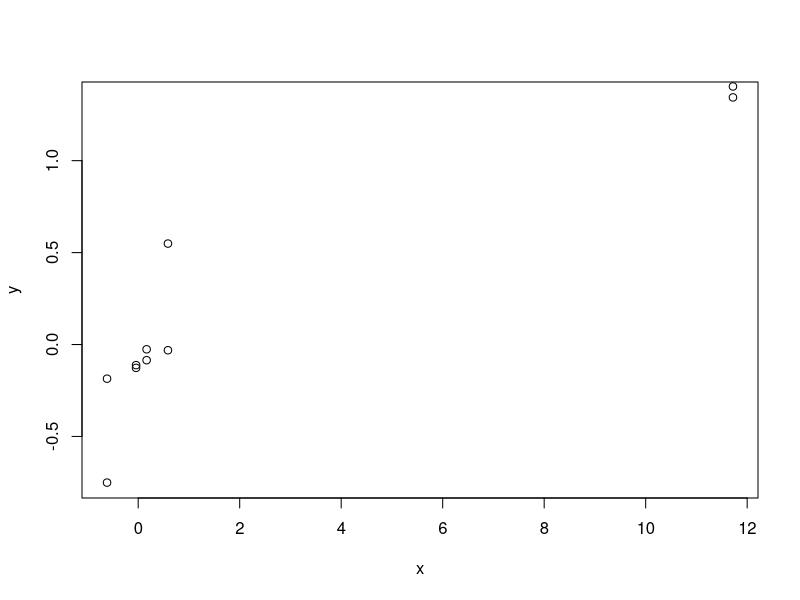

The R script that drew this image:
#Quiz 1

#Q1
x<-c(0.18,-1.54,0.42,.095)
w<-c(2,1,3,2)
sum(x*w)/sum(w) 
#The value of the mean minimizes the function

#Q2
x<-c(0.8,0.47,0.51,0.73,0.36,0.58,0.57,0.85,0.44,0.42)
y<-c(1.39,0.72,1.55,0.48,1.19,-1.59,1.23,-0.65,1.49,0.05) 
lm(y~x-1) 
#fit the regression thru the origin and get the slope 
#treating y as the outcome and x as the regressor
#add -1 to the regression formula to fit thru the origin

#Q3
data(mtcars)
cars<-lm(mpg~wt,mtcars) 
cars$coefficients[2] 
#fit the regression model with mpg as outcome and wt the
#predictor.Get the slope coefficient   

#Q4
#cov(x,y)=cor(x,y)*s(x)*s(y)
#cor(x,y)=0.05
#s(x)=0.5s(y)
#slope:cov(x,y)/(s(x)^2)=2*cor(x,y)*(s(x)^2)/s(x)^2)=0.25
# the sd of the predictor is 0.5 of outcome. 
#The correlation btw the 2 variables is 0.5. Get the
#slope coefficient

#Q5
1.5*0.4
#2 tests and scores nomarlized with mean =0 and var =1.
#Correlation btw the scores on 2 tests is 0.4.Get the 
#expected score on Quiz 2 for a score of 1.5 on Quiz 1.

#Q6
x<-c(8.58,10.46,9.01,9.64,8.86)
mean(x)/sd(x)  
#value of the first measurement if x normalized

#Q7
x<-c(0.8,0.47,0.51,0.73,0.36,0.58,0.57,0.85,0.44,0.42)
y<-c(1.39,0.72,1.55,0.48,1.19,-1.59,1.23,-0.65,1.49,0.05) 
lm(y~x)$coefficients
# the intercept for fitting the model with x as the
#predictor and y the outcome

#Q9
x<-c(0.8,0.47,0.51,0.73,0.36,0.58,0.57,0.85,0.44,0.42)
mean(x) 
# the value that minimizes the squared distances should be
#the mean

#Quiz 2

#Q1 & 2
x<-c(0.61,0.93,0.83,0.35,0.54,0.16,0.91,0.62,0.62)
y<-c(0.67,0.84,0.6,0.18,0.85,0.47,1.1,0.65,0.36) 
p<-lm(y~x) 
summary(p) 
#Get a p value for a 2 sided hypothesis test on whether
#beta 1 from a linear regression model is ) or not.
# Get the estimate of the residual standard deviation

#Q3
data(mtcars)
x<-mtcars$wt
y<-mtcars$mpg
fit<-lm(y~x)
predict(fit,data.frame(x=mean(x)),interval="confidence")
# fit a linear regression model of wt and mpg (outcome). 
#Get a 95% confidence interval for the expected mog at the
#average wt and the lower endpoint.

#Q4
?mtcars
# wt is 1000 lbs

#Q5
predict (fit,data.frame(x=mean(3)),interval="prediction") 
# mtcars dataset.a linear regression model with mpg as 
#predicted by wt(1000 lbs) . A new car(3000 lbs).Get a 95%
# prediction interval for its mpg and the upper endpoint

#Q6
fit2<-lm(y~I(x/2)) 
summary(fit2)$coef[2,1]-2*summary(fit2)$coef[2,2]

# mtcars dataset. a linear regression model with mpg as 
#predicted by wt (1000lbs). A short ton is 2000 lbs. Get a 
#95% confidence interval for the expected change in mpg per 
#1 short ton increase in wt and the lower endpoint

#Q7
summary(fit)$coefficients[2,1]

fit3<-lm(y~I(x/100))
summary(fit3)$coefficients[2,1] 

#Q8
#A outcome Y and predictor X and fit a linear regression
#model (Y=beta) + beta1X + c to obtain beta0 and beta1.
#What is the consequence to the subsequent slope and 
#intercept if the model is refitted with a new regressor
#X + c for some constant c ? the new intercept is 
#beta hat 0-c*beta hat1
#beta 0 = intercept; beta 1= slope; changing X value by
#+ c changes the intercept but not the slope

#Q9

fit0<-lm(data=mtcars,mpg~1)
fit1<-lm(data=mtcars,mpg~wt)
sqe0<-sum((mtcars$mpg-predict(fit0))^2) 
sqe1<-sum((mtcars$mpg-predict(fit1))^2)  
sqe1/sqe0

#mtcars dataset. mpg(outcome) and wt (predictor). What is
#the ratio of the sum of square^d errors (Yi -Yihat)^2
#when comparing a model with just an intercept 
#(denominator) to the model with the intercept and 
#slope (numerator) 
#Ask for residual variability/total variability 

#Quiz 3

#Q1
data(mtcars)
fit<-lm(mpg~as.factor(cyl)+wt,mtcars) 
summary(fit) 
#A model with mpg (outcome) that includes # of cyl as a
#factor variable and wt (cofounder).Give the adjusted
#estimate for the expected change in mpg comparing 8 cyl
#to 4 cyl

#Q2
fitAdj<-lm(mpg~as.factor(cyl) + wt,mtcars) 
fitNadj<-lm(mpg~as.factor(cyl),mtcars) 
summary(fitAdj)
summary(fitNadj) 
#Including wt attenuates the effect of cyl on mpg

#Q3
fitAdj<-lm(mpg~as.factor(cyl) + wt,mtcars) 
fitInt<-lm(mpg~as.factor(cyl)*wt,mtcars) 
anova(fitAdj,fitInt) 
# A model with mpg (outcome) that includes # of cyl as a
#factor variable and wt (cofounder). Then fit a second 
#model that considers interaction bte cyl as a factor 
#variable and wt. Give the p_value for a ratio test 
#comparing the 2 models and suggest a model using
#005 as a type 1 error rate significance.
# The p_value is larger than 0.05.Therefor fail to reject
#that means that the interaction term may not be necessary.

#Q4
lm(mpg~I(wt*0.5)+factor(cyl),mtcars) 
# A model with mpg (outcome) that includes cyl as a 
#variable and wt included.
# Wt coefficient is interpreted as tht estimated change in 
#mpg per one ton increase in wt for a specificed cy (4,6,8)

#Q5& Q6
x<-c(0.586,0.166,-0.042,-0.614,11.72) 
y<-c(0.549,-0.026,-0.127,-0.751,1.344) 
fit<-lm(y~x) 
plot(x,y) 
points(x,predict(fit)) 
hatvalues(fit) 
# 0.9946 - the most influential hat diagonal.
dfbetas(fit) 
# -134 - the slope dfbeta for the point with the 
#highest hat value
useX~factor()
#7
# Consider a regression btw X and Y with/without
#adjustment for a third variable Z. Compare the regression
#coefficient btw Y and X with/without adj for Z. It is 
#possible for the coefficent to reverse sign after adj

#Quiz 4

#Q 1
library(MASS)
summary(shuttle) 
useX<-as.numeric(shuttle$use=='auto') 
windX<-as.numeric(shuttle$wind=='head') 
fit<-glm(useX~factor(wind)-1,binomial,shuttle) 
summary(fit)$coef
#Data from shuttle in MASS. Model the use (autolander) as
# the outcome. fit a logistic regression model with var 
#(auto). Not use labeled as auto 1 vs auto 0.Predicted
#by wind variable. Get the est odd ratio for autolander
#use comparing head winds (head var). Numerator (headwind) and
#deominator (tailwind).

#Q2
fit<-glm(useX~factor(wind) + factor(magn)-1,binomial,
         shuttle) 
summary(fit)
exp(coef(fit)) 
exp(cbind(odds=coef(fit),confint(fit)))
1.4384/1.4852
#1.286/1.327-exact answer
# give the estimated odds for autolander use comparing 
#head winds (numerator) to tail wind (denominator) 
#adjusting for wind strength from the var magn.

#Q3
#Fit a logistic regression model to a binary var, eg use 
#autolander, then fit a logistic regression model for one
#minus the outcome (not using autolander), what's the 
#coefficient ? The coef reverse their signs.

#Q4
fit<-glm(count~factor(spray)-1,poisson,InsectSprays) 
summary(fit)$coef       
exp(coef(fit))       
14.5/15.3333        
# fit a poission model to InsectSprays (data).Compare spray A
#(numerator) to spray B (denominator) .This is the est 
#relative rate

#Q5
fit<-glm(count~factor(spray),poisson,InsectSprays,
offset=log(count+1) )
summary (fit) $coef

fit2<-glm(count~factor(spray),poisson,InsectSprays,
offset=log(10)+log(count+1)) 
summary(fit2) $coef

#A poisson glm with an offset,t .eg a model (glm(count~x+offset(t)
#poisson), where x is a factor varible comparing a 
#treatment (1) to a control (0) and t is the natural log 
#of a monitoring time. What is the impact of the coefficient
#for x if we fit the model glm(count~x +offset(t2)
#,poission) where t2<-log(10)+t?
#In other words, what happens to the coefficient if we 
#change the units of the offset variable (adding log(10)
#on the log scale is multiplting by 10 on the original
#sacle)

#Q6
x<--5:5
y<-c(5.12,3.93,2.67,1.87,0.52,0.08,0.93,2.05,2.54,3.87,4.97)
knots<-c(0) 
spline<-sapply(knots, function(knot)(x>knot)*(x-knot)) 
xmat<-cbind(1,x,spline) 
fit3<-lm(y~xmat-1) 
yhat<-predict(fit3) 
summary(fit3)$coef
(yhat[10]-yhat[6])/4
# Use a knot point (0), fit a linear model that looks 
#a hockey stick with 2 lines meeting at x=0. Include an
#intercept x,and the knot point. Get the estimated slope of
#the line after 0


